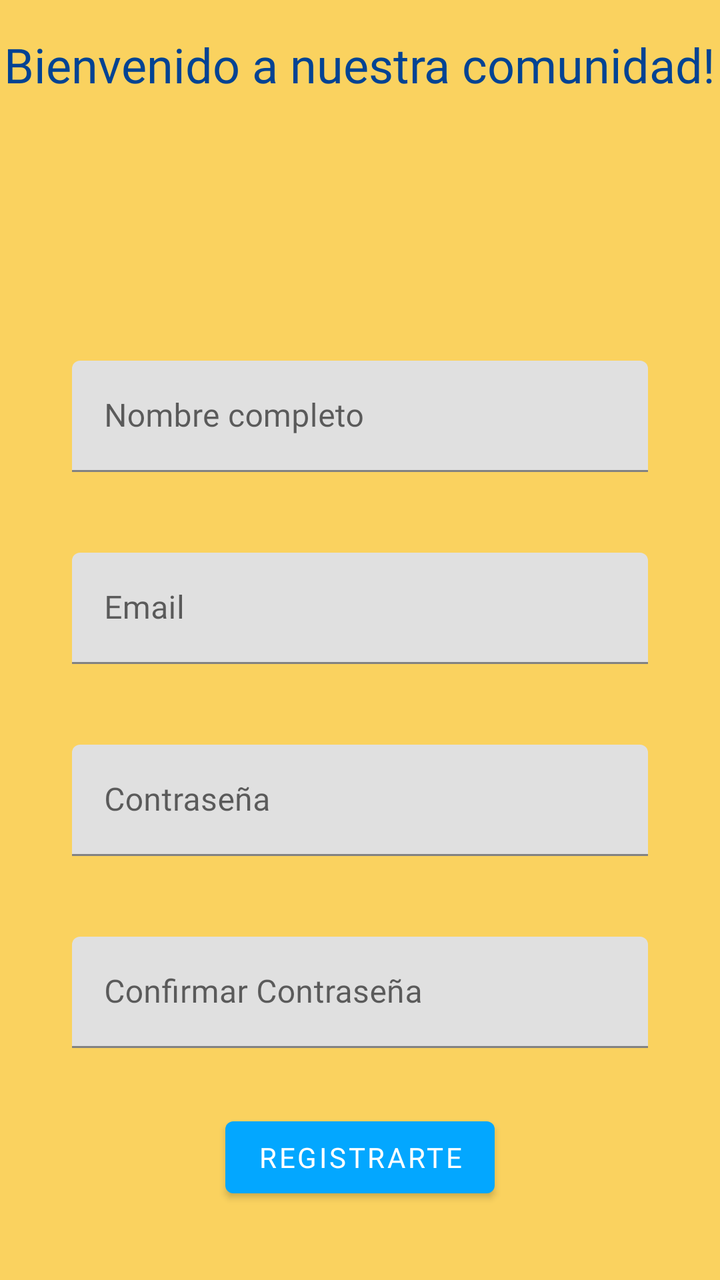
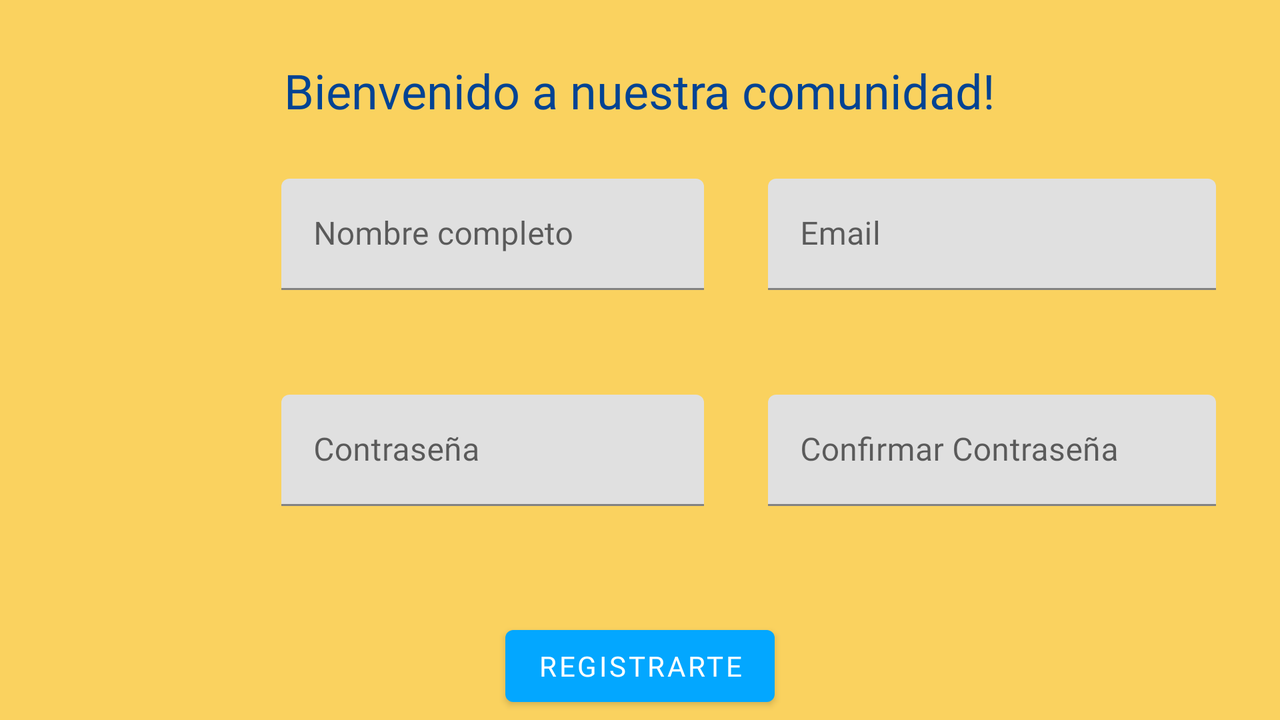

One screen, two layout resources from the same app: the default and the repository's alternative for another configuration. Each is rendered where Android would select it; the XML of both is given below.
<!-- AndroidManifest.xml: application theme Theme.ExamenPilar -->
<!-- res/layout/activity_registro.xml -->
<?xml version="1.0" encoding="utf-8"?>
<androidx.constraintlayout.widget.ConstraintLayout xmlns:android="http://schemas.android.com/apk/res/android"
    xmlns:app="http://schemas.android.com/apk/res-auto"
    xmlns:tools="http://schemas.android.com/tools"
    android:layout_width="match_parent"
    android:layout_height="match_parent"
    android:background="@color/backgroud"
    tools:context=".Registro">

    <TextView
        android:id="@+id/textView"
        android:layout_width="wrap_content"
        android:layout_height="wrap_content"
        android:text="Bienvenido a nuestra comunidad!"
        android:textColor="@color/cabeceras"
        android:textSize="24sp"
        app:layout_constraintBottom_toTopOf="@+id/guideline9"
        app:layout_constraintEnd_toEndOf="parent"
        app:layout_constraintStart_toStartOf="parent"
        app:layout_constraintTop_toTopOf="parent" />

    <com.google.android.material.textfield.TextInputLayout
        android:layout_width="0dp"
        android:layout_height="wrap_content"
        app:layout_constraintBottom_toTopOf="@+id/guideline6"
        app:layout_constraintEnd_toStartOf="@+id/guideline25"
        app:layout_constraintStart_toStartOf="@+id/guideline22"
        app:layout_constraintTop_toTopOf="@+id/guideline8">

        <com.google.android.material.textfield.TextInputEditText
            android:id="@+id/registroPass"
            android:layout_width="match_parent"
            android:layout_height="wrap_content"
            android:hint="Confirmar Contraseña"
            android:inputType="textPassword"
            android:password="true" />
    </com.google.android.material.textfield.TextInputLayout>

    <com.google.android.material.textfield.TextInputLayout
        android:layout_width="0dp"
        android:layout_height="wrap_content"
        app:layout_constraintBottom_toTopOf="@+id/guideline7"
        app:layout_constraintEnd_toStartOf="@+id/guideline25"
        app:layout_constraintStart_toStartOf="@+id/guideline22"
        app:layout_constraintTop_toTopOf="@+id/guideline10">

        <com.google.android.material.textfield.TextInputEditText
            android:id="@+id/registroEmail"
            android:layout_width="match_parent"
            android:maxLines="1"
            android:layout_height="wrap_content"
            android:hint="Email" />
    </com.google.android.material.textfield.TextInputLayout>

    <androidx.constraintlayout.widget.Guideline
        android:id="@+id/guideline6"
        android:layout_width="wrap_content"
        android:layout_height="wrap_content"
        android:orientation="horizontal"
        app:layout_constraintGuide_percent="0.85" />

    <androidx.constraintlayout.widget.Guideline
        android:id="@+id/guideline7"
        android:layout_width="wrap_content"
        android:layout_height="wrap_content"
        android:orientation="horizontal"
        app:layout_constraintGuide_percent="0.55" />

    <androidx.constraintlayout.widget.Guideline
        android:id="@+id/guideline8"
        android:layout_width="wrap_content"
        android:layout_height="wrap_content"
        android:orientation="horizontal"
        app:layout_constraintGuide_percent="0.7" />

    <Button
        android:id="@+id/btRegistrarReg"
        android:layout_width="wrap_content"
        android:layout_height="wrap_content"
        android:text="Registrarte"
        app:backgroundTint="#03A7FF"
        app:layout_constraintBottom_toBottomOf="parent"
        app:layout_constraintEnd_toEndOf="parent"
        app:layout_constraintStart_toStartOf="parent"
        app:layout_constraintTop_toTopOf="@+id/guideline6"
        app:layout_constraintVertical_bias="0.22000003" />

    <androidx.constraintlayout.widget.Guideline
        android:id="@+id/guideline9"
        android:layout_width="wrap_content"
        android:layout_height="wrap_content"
        android:orientation="horizontal"
        app:layout_constraintGuide_percent="0.1" />

    <androidx.constraintlayout.widget.Guideline
        android:id="@+id/guideline10"
        android:layout_width="wrap_content"
        android:layout_height="wrap_content"
        android:orientation="horizontal"
        app:layout_constraintGuide_percent="0.4" />

    <com.google.android.material.textfield.TextInputLayout
        android:layout_width="0dp"
        android:layout_height="wrap_content"
        app:layout_constraintBottom_toTopOf="@+id/guideline8"
        app:layout_constraintEnd_toStartOf="@+id/guideline25"
        app:layout_constraintStart_toStartOf="@+id/guideline22"
        app:layout_constraintTop_toTopOf="@+id/guideline7">

        <com.google.android.material.textfield.TextInputEditText
            android:id="@+id/registroPass2"
            android:layout_width="match_parent"
            android:layout_height="wrap_content"
            android:hint="Contraseña"
            android:inputType="textPassword"
            android:password="true" />
    </com.google.android.material.textfield.TextInputLayout>

    <com.google.android.material.textfield.TextInputLayout
        android:layout_width="0dp"
        android:layout_height="wrap_content"
        app:layout_constraintBottom_toTopOf="@+id/guideline10"
        app:layout_constraintEnd_toStartOf="@+id/guideline25"
        app:layout_constraintStart_toStartOf="@+id/guideline22"
        app:layout_constraintTop_toTopOf="@+id/guideline11">

        <com.google.android.material.textfield.TextInputEditText
            android:id="@+id/registroNombre"
            android:maxLines="1"
            android:layout_width="match_parent"
            android:layout_height="wrap_content"
            android:hint="Nombre completo"
            android:textColor="#0094DD" />
    </com.google.android.material.textfield.TextInputLayout>

    <androidx.constraintlayout.widget.Guideline
        android:id="@+id/guideline11"
        android:layout_width="wrap_content"
        android:layout_height="wrap_content"
        android:orientation="horizontal"
        app:layout_constraintGuide_percent="0.25" />

    <ImageView
        android:id="@+id/imagen"
        android:layout_width="0dp"
        android:layout_height="0dp"
        app:layout_constraintBottom_toTopOf="@+id/guideline11"
        app:layout_constraintEnd_toEndOf="parent"
        app:layout_constraintStart_toStartOf="parent"
        app:layout_constraintTop_toTopOf="@+id/guideline9"
        tools:srcCompat="@tools:sample/avatars" />

    <androidx.constraintlayout.widget.Guideline
        android:id="@+id/guideline22"
        android:layout_width="wrap_content"
        android:layout_height="wrap_content"
        android:orientation="vertical"
        app:layout_constraintGuide_percent="0.1" />

    <androidx.constraintlayout.widget.Guideline
        android:id="@+id/guideline25"
        android:layout_width="wrap_content"
        android:layout_height="wrap_content"
        android:orientation="vertical"
        app:layout_constraintGuide_percent="0.9" />

</androidx.constraintlayout.widget.ConstraintLayout>
<!-- resources referenced by this layout -->
<resources>
  <color name="backgroud">#FAD25F</color>
  <color name="cabeceras">#024393</color>
  <style name="Theme.ExamenPilar" parent="Theme.MaterialComponents.DayNight.DarkActionBar">
          
          <item name="colorPrimary">@color/botones</item>
          <item name="colorPrimaryVariant">@color/cabeceras</item>
          <item name="colorOnPrimary">@color/white</item>
          
          <item name="colorSecondary">@color/botones</item>
          <item name="colorSecondaryVariant">@color/teal_700</item>
          <item name="colorOnSecondary">@color/black</item>
          
          <item name="android:statusBarColor" tools:targetApi="l">?attr/colorPrimaryVariant</item>
          
          <item name="fontFamily">@font/amarante</item>
      </style>
  <color name="botones">#03A7FF</color>
  <color name="white">#FFFFFFFF</color>
  <color name="teal_700">#FF018786</color>
  <color name="black">#FF000000</color>
</resources>
<!-- res/layout-land/activity_registro.xml (the repository's variant of the layout above) -->
<!-- drawn on the phone turned sideways -->
<?xml version="1.0" encoding="utf-8"?>
<androidx.constraintlayout.widget.ConstraintLayout xmlns:android="http://schemas.android.com/apk/res/android"
    xmlns:app="http://schemas.android.com/apk/res-auto"
    xmlns:tools="http://schemas.android.com/tools"
    android:layout_width="match_parent"
    android:layout_height="match_parent"
    android:background="@color/backgroud"
    tools:context=".Registro">

    <TextView
        android:id="@+id/textView"
        android:layout_width="wrap_content"
        android:layout_height="wrap_content"
        android:text="Bienvenido a nuestra comunidad!"
        android:textColor="@color/cabeceras"
        android:textSize="24sp"
        app:layout_constraintBottom_toTopOf="@+id/guideline11"
        app:layout_constraintEnd_toEndOf="parent"
        app:layout_constraintStart_toStartOf="parent"
        app:layout_constraintTop_toTopOf="parent" />

    <com.google.android.material.textfield.TextInputLayout
        android:id="@+id/textInputLayout"
        android:layout_width="0dp"
        android:layout_height="wrap_content"
        app:layout_constraintBottom_toTopOf="@+id/guideline8"
        app:layout_constraintEnd_toStartOf="@+id/guideline17"
        app:layout_constraintStart_toStartOf="@+id/guideline13"
        app:layout_constraintTop_toTopOf="@+id/guideline7">

        <com.google.android.material.textfield.TextInputEditText
            android:id="@+id/registroPass"
            android:layout_width="match_parent"
            android:layout_height="wrap_content"
            android:hint="Confirmar Contraseña"
            android:inputType="textPassword"
            android:password="true" />
    </com.google.android.material.textfield.TextInputLayout>

    <com.google.android.material.textfield.TextInputLayout
        android:layout_width="0dp"
        android:layout_height="wrap_content"
        app:layout_constraintBottom_toTopOf="@+id/guideline10"
        app:layout_constraintEnd_toStartOf="@+id/guideline17"
        app:layout_constraintStart_toStartOf="@+id/guideline13"
        app:layout_constraintTop_toTopOf="@+id/guideline11">

        <com.google.android.material.textfield.TextInputEditText
            android:id="@+id/registroEmail"
            android:maxLines="1"
            android:layout_width="match_parent"
            android:layout_height="wrap_content"
            android:hint="Email" />
    </com.google.android.material.textfield.TextInputLayout>

    <androidx.constraintlayout.widget.Guideline
        android:id="@+id/guideline6"
        android:layout_width="wrap_content"
        android:layout_height="wrap_content"
        android:orientation="horizontal"
        app:layout_constraintGuide_percent="0.85" />

    <androidx.constraintlayout.widget.Guideline
        android:id="@+id/guideline7"
        android:layout_width="wrap_content"
        android:layout_height="wrap_content"
        android:orientation="horizontal"
        app:layout_constraintGuide_percent="0.55" />

    <androidx.constraintlayout.widget.Guideline
        android:id="@+id/guideline8"
        android:layout_width="wrap_content"
        android:layout_height="wrap_content"
        android:orientation="horizontal"
        app:layout_constraintGuide_percent="0.7" />

    <Button
        android:id="@+id/btRegistrarReg"
        android:layout_width="wrap_content"
        android:layout_height="wrap_content"
        android:text="Registrarte"
        app:backgroundTint="#03A7FF"
        app:layout_constraintBottom_toBottomOf="parent"
        app:layout_constraintEnd_toEndOf="parent"
        app:layout_constraintStart_toStartOf="parent"
        app:layout_constraintTop_toTopOf="@+id/guideline6" />

    <androidx.constraintlayout.widget.Guideline
        android:id="@+id/guideline9"
        android:layout_width="wrap_content"
        android:layout_height="wrap_content"
        android:orientation="horizontal"
        app:layout_constraintGuide_percent="0.1" />

    <androidx.constraintlayout.widget.Guideline
        android:id="@+id/guideline10"
        android:layout_width="wrap_content"
        android:layout_height="wrap_content"
        android:orientation="horizontal"
        app:layout_constraintGuide_percent="0.4" />

    <com.google.android.material.textfield.TextInputLayout
        android:layout_width="0dp"
        android:layout_height="wrap_content"
        app:layout_constraintBottom_toTopOf="@+id/guideline8"
        app:layout_constraintEnd_toStartOf="@+id/guideline15"
        app:layout_constraintStart_toStartOf="@+id/guideline12"
        app:layout_constraintTop_toTopOf="@+id/guideline7">

        <com.google.android.material.textfield.TextInputEditText
            android:id="@+id/registroPass2"
            android:layout_width="match_parent"
            android:layout_height="wrap_content"
            android:hint="Contraseña"
            android:inputType="textPassword"
            android:password="true" />
    </com.google.android.material.textfield.TextInputLayout>

    <com.google.android.material.textfield.TextInputLayout
        android:layout_width="0dp"
        android:layout_height="wrap_content"
        app:layout_constraintBottom_toTopOf="@+id/guideline10"
        app:layout_constraintEnd_toStartOf="@+id/guideline15"
        app:layout_constraintStart_toStartOf="@+id/guideline12"
        app:layout_constraintTop_toTopOf="@+id/guideline11">

        <com.google.android.material.textfield.TextInputEditText
            android:id="@+id/registroNombre"
            android:layout_width="match_parent"
            android:layout_height="wrap_content"
            android:maxLines="1"
            android:hint="Nombre completo"
            android:textColor="#0094DD" />
    </com.google.android.material.textfield.TextInputLayout>

    <androidx.constraintlayout.widget.Guideline
        android:id="@+id/guideline11"
        android:layout_width="wrap_content"
        android:layout_height="wrap_content"
        android:orientation="horizontal"
        app:layout_constraintGuide_percent="0.25" />

    <ImageView
        android:id="@+id/imagen"
        android:layout_width="0dp"
        android:layout_height="0dp"
        app:layout_constraintBottom_toBottomOf="parent"
        app:layout_constraintEnd_toStartOf="@+id/guideline16"
        app:layout_constraintStart_toStartOf="@+id/guideline18"
        app:layout_constraintTop_toTopOf="parent"
        tools:srcCompat="@tools:sample/avatars" />

    <androidx.constraintlayout.widget.Guideline
        android:id="@+id/guideline12"
        android:layout_width="wrap_content"
        android:layout_height="wrap_content"
        android:orientation="vertical"
        app:layout_constraintGuide_percent="0.22" />

    <androidx.constraintlayout.widget.Guideline
        android:id="@+id/guideline13"
        android:layout_width="wrap_content"
        android:layout_height="wrap_content"
        android:orientation="vertical"
        app:layout_constraintGuide_percent="0.6" />

    <androidx.constraintlayout.widget.Guideline
        android:id="@+id/guideline15"
        android:layout_width="wrap_content"
        android:layout_height="wrap_content"
        android:orientation="vertical"
        app:layout_constraintGuide_percent="0.55" />

    <androidx.constraintlayout.widget.Guideline
        android:id="@+id/guideline16"
        android:layout_width="wrap_content"
        android:layout_height="wrap_content"
        android:orientation="vertical"
        app:layout_constraintGuide_percent="0.18" />

    <androidx.constraintlayout.widget.Guideline
        android:id="@+id/guideline17"
        android:layout_width="wrap_content"
        android:layout_height="wrap_content"
        android:orientation="vertical"
        app:layout_constraintGuide_percent="0.95" />

    <androidx.constraintlayout.widget.Guideline
        android:id="@+id/guideline18"
        android:layout_width="wrap_content"
        android:layout_height="wrap_content"
        android:orientation="vertical"
        app:layout_constraintGuide_percent="0.02" />

</androidx.constraintlayout.widget.ConstraintLayout>
